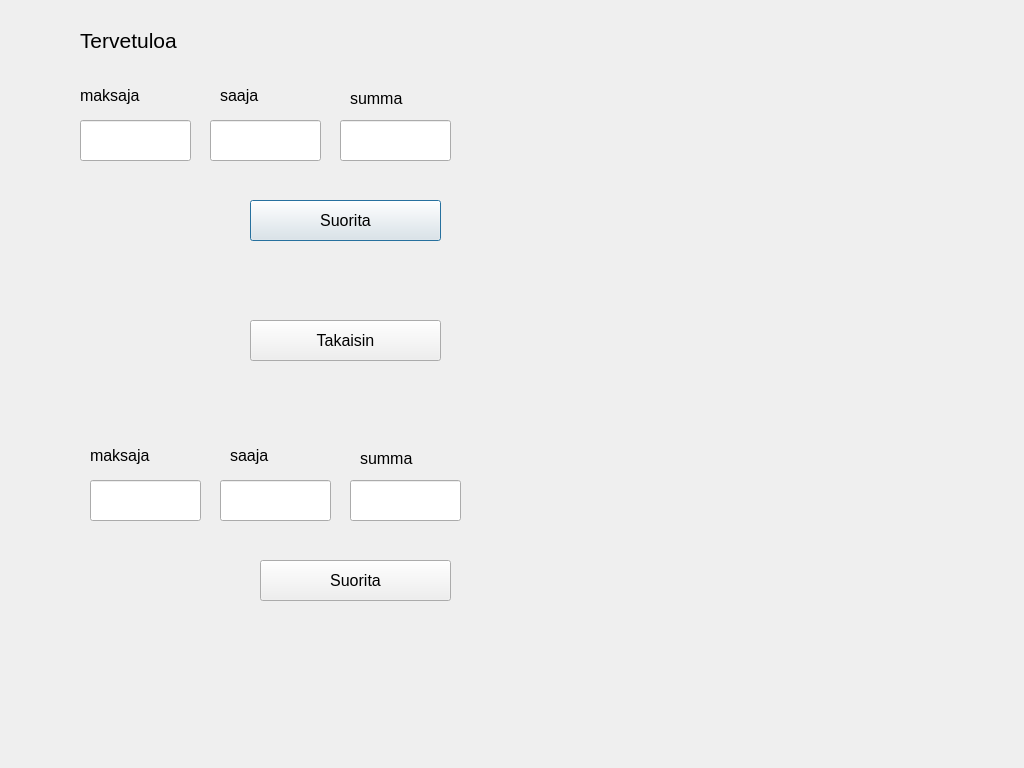
<?xml version="1.0" encoding="UTF-8"?>
<ui version="4.0">
 <class>Pankki</class>
 <widget class="QDialog" name="Pankki">
  <property name="geometry">
   <rect>
    <x>0</x>
    <y>0</y>
    <width>1024</width>
    <height>768</height>
   </rect>
  </property>
  <property name="windowTitle">
   <string>Group IV Banking Systems Incorporated</string>
  </property>
  <widget class="QLabel" name="label">
   <property name="geometry">
    <rect>
     <x>80</x>
     <y>20</y>
     <width>231</width>
     <height>41</height>
    </rect>
   </property>
   <property name="font">
    <font>
     <pointsize>16</pointsize>
    </font>
   </property>
   <property name="text">
    <string>&lt;html&gt;&lt;head/&gt;&lt;body&gt;&lt;p&gt;Tervetuloa&lt;/p&gt;&lt;/body&gt;&lt;/html&gt;</string>
   </property>
  </widget>
  <widget class="QLineEdit" name="leDebitMaksaja">
   <property name="geometry">
    <rect>
     <x>80</x>
     <y>120</y>
     <width>111</width>
     <height>41</height>
    </rect>
   </property>
   <property name="font">
    <font>
     <pointsize>12</pointsize>
    </font>
   </property>
  </widget>
  <widget class="QLineEdit" name="leDebitSaaja">
   <property name="geometry">
    <rect>
     <x>210</x>
     <y>120</y>
     <width>111</width>
     <height>41</height>
    </rect>
   </property>
   <property name="font">
    <font>
     <pointsize>12</pointsize>
    </font>
   </property>
  </widget>
  <widget class="QLineEdit" name="leDebitSumma">
   <property name="geometry">
    <rect>
     <x>340</x>
     <y>120</y>
     <width>111</width>
     <height>41</height>
    </rect>
   </property>
   <property name="font">
    <font>
     <pointsize>12</pointsize>
    </font>
   </property>
  </widget>
  <widget class="QLabel" name="label_2">
   <property name="geometry">
    <rect>
     <x>80</x>
     <y>80</y>
     <width>91</width>
     <height>31</height>
    </rect>
   </property>
   <property name="font">
    <font>
     <pointsize>12</pointsize>
    </font>
   </property>
   <property name="text">
    <string>maksaja</string>
   </property>
  </widget>
  <widget class="QLabel" name="label_3">
   <property name="geometry">
    <rect>
     <x>220</x>
     <y>80</y>
     <width>71</width>
     <height>31</height>
    </rect>
   </property>
   <property name="font">
    <font>
     <pointsize>12</pointsize>
    </font>
   </property>
   <property name="text">
    <string>saaja</string>
   </property>
  </widget>
  <widget class="QLabel" name="label_4">
   <property name="geometry">
    <rect>
     <x>350</x>
     <y>90</y>
     <width>71</width>
     <height>16</height>
    </rect>
   </property>
   <property name="font">
    <font>
     <pointsize>12</pointsize>
    </font>
   </property>
   <property name="text">
    <string>summa</string>
   </property>
  </widget>
  <widget class="QPushButton" name="btnDebit">
   <property name="geometry">
    <rect>
     <x>250</x>
     <y>200</y>
     <width>191</width>
     <height>41</height>
    </rect>
   </property>
   <property name="font">
    <font>
     <pointsize>12</pointsize>
    </font>
   </property>
   <property name="text">
    <string>Suorita</string>
   </property>
  </widget>
  <widget class="QLineEdit" name="leCreditSaaja">
   <property name="geometry">
    <rect>
     <x>220</x>
     <y>480</y>
     <width>111</width>
     <height>41</height>
    </rect>
   </property>
   <property name="font">
    <font>
     <pointsize>12</pointsize>
    </font>
   </property>
  </widget>
  <widget class="QLineEdit" name="leCreditSumma">
   <property name="geometry">
    <rect>
     <x>350</x>
     <y>480</y>
     <width>111</width>
     <height>41</height>
    </rect>
   </property>
   <property name="font">
    <font>
     <pointsize>12</pointsize>
    </font>
   </property>
  </widget>
  <widget class="QLabel" name="label_5">
   <property name="geometry">
    <rect>
     <x>90</x>
     <y>440</y>
     <width>91</width>
     <height>31</height>
    </rect>
   </property>
   <property name="font">
    <font>
     <pointsize>12</pointsize>
    </font>
   </property>
   <property name="text">
    <string>maksaja</string>
   </property>
  </widget>
  <widget class="QLabel" name="label_6">
   <property name="geometry">
    <rect>
     <x>360</x>
     <y>450</y>
     <width>71</width>
     <height>16</height>
    </rect>
   </property>
   <property name="font">
    <font>
     <pointsize>12</pointsize>
    </font>
   </property>
   <property name="text">
    <string>summa</string>
   </property>
  </widget>
  <widget class="QLineEdit" name="leCreditMaksaja">
   <property name="geometry">
    <rect>
     <x>90</x>
     <y>480</y>
     <width>111</width>
     <height>41</height>
    </rect>
   </property>
   <property name="font">
    <font>
     <pointsize>12</pointsize>
    </font>
   </property>
  </widget>
  <widget class="QPushButton" name="btnCredit">
   <property name="geometry">
    <rect>
     <x>260</x>
     <y>560</y>
     <width>191</width>
     <height>41</height>
    </rect>
   </property>
   <property name="font">
    <font>
     <pointsize>12</pointsize>
    </font>
   </property>
   <property name="text">
    <string>Suorita</string>
   </property>
  </widget>
  <widget class="QLabel" name="label_7">
   <property name="geometry">
    <rect>
     <x>230</x>
     <y>440</y>
     <width>71</width>
     <height>31</height>
    </rect>
   </property>
   <property name="font">
    <font>
     <pointsize>12</pointsize>
    </font>
   </property>
   <property name="text">
    <string>saaja</string>
   </property>
  </widget>
  <widget class="QLabel" name="labelDebitInfo">
   <property name="geometry">
    <rect>
     <x>110</x>
     <y>280</y>
     <width>381</width>
     <height>41</height>
    </rect>
   </property>
   <property name="font">
    <font>
     <pointsize>12</pointsize>
    </font>
   </property>
   <property name="text">
    <string/>
   </property>
  </widget>
  <widget class="QPushButton" name="btnLogoutPankki">
   <property name="geometry">
    <rect>
     <x>250</x>
     <y>320</y>
     <width>191</width>
     <height>41</height>
    </rect>
   </property>
   <property name="font">
    <font>
     <pointsize>12</pointsize>
    </font>
   </property>
   <property name="text">
    <string>Takaisin</string>
   </property>
  </widget>
 </widget>
 <resources/>
 <connections/>
</ui>
